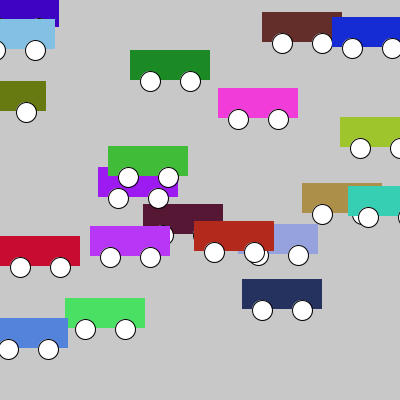
Frame 1 (no input)
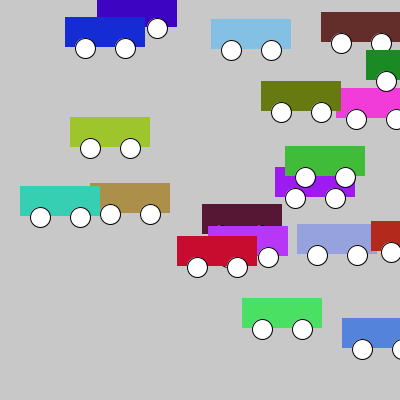
Frame 60 (the mouse pressed at the canvas centre just before this capture)
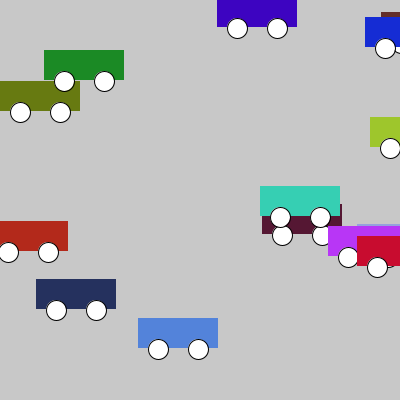
Frame 120 (the mouse held since frame 60 and released just before this capture)

The Processing sketch that drew these frames (run headless with seeded random() and noise(); from frame 60 on, the mouse is pressed at the canvas centre):

// Processing sketch: Es_1_9
// ── Es_1_9.pde
Car c[] = new Car [20];

void setup(){
  size(400, 400);
  for(int i=0; i<20; i++){
    c[i] = new Car((int)random(width), (int)random(height), color(random(255), random(255), random(255)), (int)random(1, 7));
  }
}

void draw(){
  background(200);
  
  for(int j=0; j<c.length; j++){
    c[j].draw();
    
  }
}
// ── Car.pde
class Car{
  private int x;
  private int y;
  private int col;
  private int vel;
  
  public Car(int x, int y, color col, int vel){
    this.x = x;
    this.y = y;
    this.col = col;
    this.vel = vel;
  }
  
  public void position(int x, int y){
    this.x = x;
    this.y = y;
  }
  
  public void draw(){
    noStroke();
    rectMode(CENTER);
    fill(col);
    rect(x, y, 80, 30); 
    fill(255);
    stroke(0);
    ellipse(x+20, y+16, 20, 20);
    ellipse(x-20, y+16, 20, 20);
    
    x = x+vel;
    
    if(x > (width+80)){
      x = -80;
    }
  }
}
